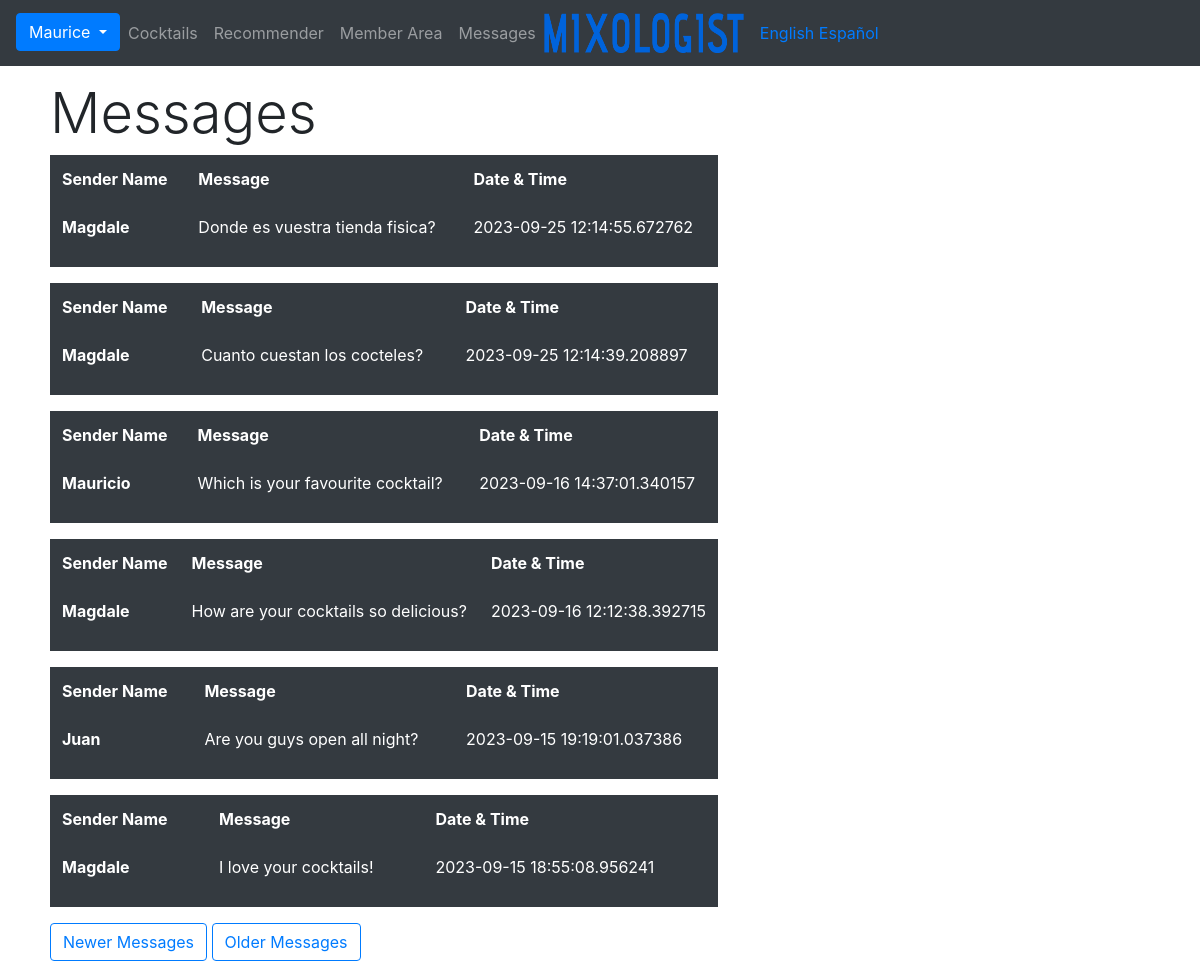
Screenshot of /messages (signed in) with the database file from the repository.
### app/models.py (models this page shows, shortened)
class User(UserMixin, db.Model):
    id = db.Column(db.Integer, primary_key=True)
    username = db.Column(db.String(64), index=True, unique=True)
    email = db.Column(db.String(120), index=True, unique=True)
    password_hash = db.Column(db.String(128))
    messages_sent = db.relationship('Message', foreign_keys='Message.sender_id', backref='author', lazy='dynamic')
    messages_received = db.relationship('Message', foreign_keys='Message.recipient_id', backref='recipient', lazy='dynamic')
    last_message_read_time = db.Column(db.DateTime, index=True, unique=True)

class Message(db.Model):
    id = db.Column(db.Integer, primary_key=True)
    sender_id = db.Column(db.Integer, db.ForeignKey('user.id'))
    recipient_id = db.Column(db.Integer, db.ForeignKey('user.id'))
    body = db.Column(db.String(140))
    timestamp = db.Column(db.DateTime, index=True, default=datetime.utcnow)

### app/routes.py (the view)
@app.route('/messages')
@login_required
def messages():
    page = request.args.get('page1', 1, type=int)
    messages = current_user.messages_received.order_by(Message.timestamp.desc())\
        .paginate(page, current_app.config['MESSAGES_PER_PAGE'], True)
    next_url = url_for('messages', page=messages.next_num) if messages.has_next else None
    prev_url = url_for('messages', page=messages.prev_num) if messages.has_prev else None
    id = current_user.id
    if id == 1:
        return render_template('messages.html', messages=messages.items, next_url=next_url, prev_url=prev_url)
    else:
        flash('Sorry you must be logged in as admin to access this page')
        return render_template('index.html', title='Homepage')

### app/models.py (called while the page is built)
@login.user_loader
def load_user(user_id):
    return User.query.get(int(user_id))

### app/routes.py (called while the page is built)
@app.context_processor
def inject_conf_var():
    return dict(AVAILABLE_LANGUAGES=app.config['LANGUAGES'], CURRENT_LANGUAGE=session.get('language', request.accept_languages.best_match(app.config['LANGUAGES'].keys())))

### app/templates/messages.html
{% extends 'base.html' %}
{% block app_content %}
<div class="MessageBod">
    <h1 class="display-4"> {{ _('Messages') }} </h1>
    {% for message in messages %}
        {% include '_message.html' %}
    {% endfor %}
    <nav>
        <a href="{{ prev_url or '#' }}" class="btn btn-outline-primary" role="button">{{ _('Newer Messages') }}</a>
        <a href="{{ next_url or '#' }}" class="btn btn-outline-primary" role="button">{{ _('Older Messages') }}</a>
    </nav>
</div>
{% endblock %}

### app/templates/base.html (shortened to what this page needs)
<!doctype html>
<html lang="en">
<head>
      <link rel="stylesheet" href="https://cdn.jsdelivr.net/npm/bootstrap@4.3.1/dist/css/bootstrap.min.css">
      <link rel="stylesheet" href="{{url_for('static', filename='css/base.css') }}">
  </head>
  <body>
    <nav class="navbar navbar-expand-lg navbar-dark bg-dark">
      <div class="collapse navbar-collapse" id="navbarNav">
        <ul class="navbar-nav">
          <div class="dropdown">
            <button class="btn btn-primary dropdown-toggle" type="button" id="dropdownMenuButton" data-toggle="dropdown" aria-haspopup="true" aria-expanded="false">
              {{ current_user.username }}
            </button>
          </div>
          <li class="nav-item">
            <a class="nav-link" href="{{ url_for('cocktails') }}">{{ _('Cocktails') }}</a>
          </li>
          <li class="nav-item">
            <a class="nav-link" href="{{ url_for('recommender') }}">{{ _('Recommender') }}</a>
          </li>
          <li class="nav-item">
            <a class="nav-link" href="{{ url_for('login') }}">{{ _('Member Area') }}</a>
          </li>
          <li class="nav-item">
            <a class="nav-link" href="{{ url_for('messages') }}">{{ _('Messages') }}</a>
          </li>
        </ul>
        <div>
        <a class="navbar-brand" href="{{ url_for('index')}}"><img src="{{ url_for('static', filename='images/logo-no-background.png')}}"
          alt="logo" height="40px" width="200px">
        </a>
        </div>
        <div>
          {% for language in AVAILABLE_LANGUAGES.items() %}
          {% if CURRENT_LANGUAGE == language[0] %}
              {{ language[1] }}
          {% else %}
              <a href="{{ url_for('set_language', language=language[0]) }}" >{{ language[1] }}</a>
          {%  endif %}
          {% endfor %}
          </div>
      </div>
    </nav>
    {% block app_content %}{% endblock %}
  </body>
</html>

### app/templates/_message.html
<table class="table table-borderless table-dark">
    <thead>
      <tr>
        <th scope="col"> {{ _('Sender Name') }}</th>
        <th scope="col"> {{ _('Message') }}</th>
        <th scope="col"> {{ _('Date & Time') }}</th>
      </tr>
    </thead>
    <tbody>
      <tr>
        <th scope="row"><p>{{ message.author.username }}</p></th>
        <td>{{ message.body }}</td>
        <td>{{ message.timestamp}}</td>
      </tr>
    </tbody>
</table>

### app/static/css/base.css (style rules this page uses)
body { background: #fff url(/static/images/background_img.png) center center/cover no-repeat fixed; }
nav.navbar { position: fixed; right: 0; left: 0; z-index: 999; }
.MessageBod { position: absolute; text-align: left; top: 80px; left: 50px; }

### rows the page displays
User: username "Maurice"
Message: author.username "Magdale", body "Donde es vuestra tienda fisica?", timestamp "2023-09-25 12:14:55.672762"
Message: author.username "Magdale", body "Cuanto cuestan los cocteles?", timestamp "2023-09-25 12:14:39.208897"
Message: author.username "Mauricio", body "Which is your favourite cocktail?", timestamp "2023-09-16 14:37:01.340157"
Message: author.username "Magdale", body "How are your cocktails so delicious?", timestamp "2023-09-16 12:12:38.392715"
Message: author.username "Juan", body "Are you guys open all night?", timestamp "2023-09-15 19:19:01.037386"
Message: author.username "Magdale", body "I love your cocktails!", timestamp "2023-09-15 18:55:08.956241"

### other values shown
{{ language[1] }} "English" "Español"
